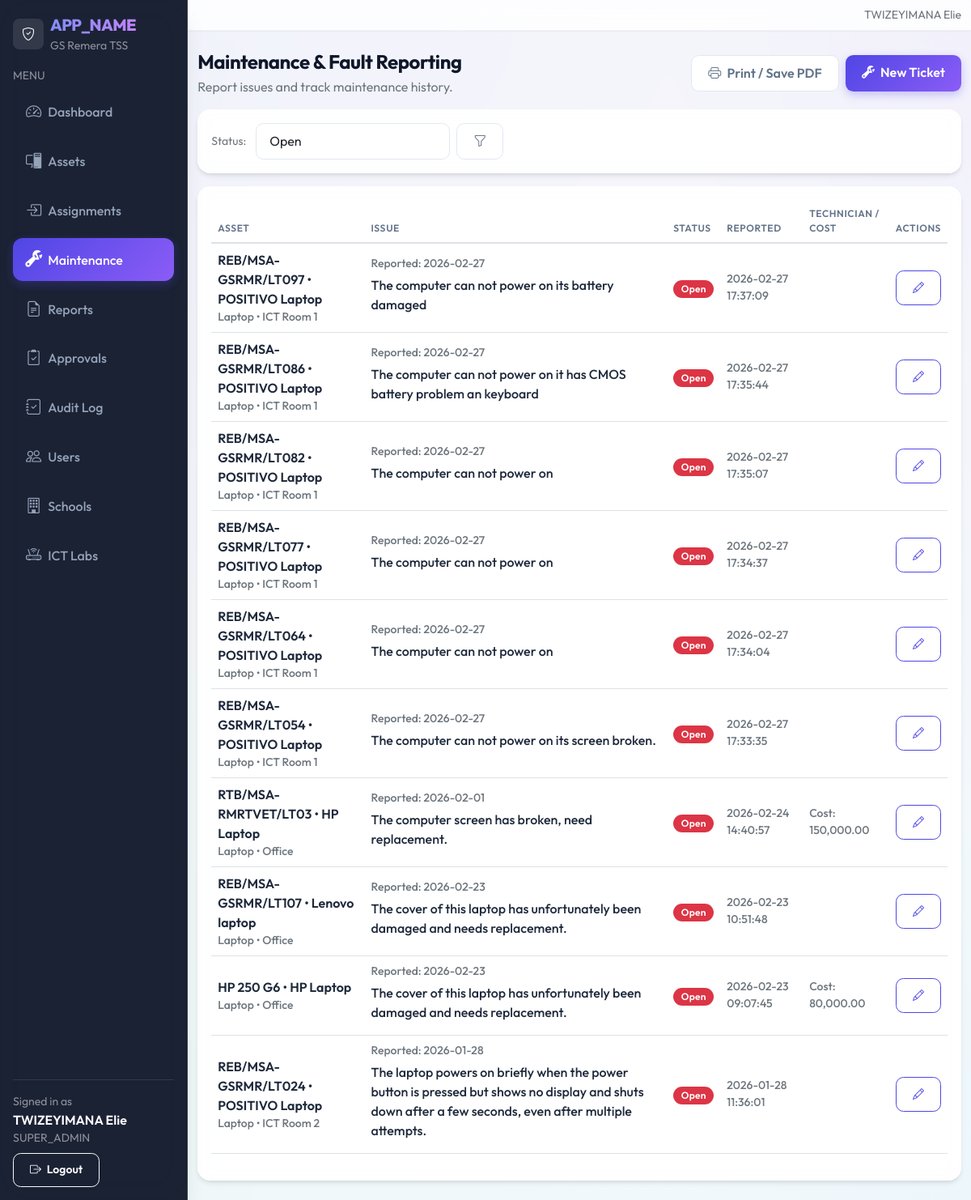
Before: /teacher/maintenance/index.php (signed in) with the older database file.
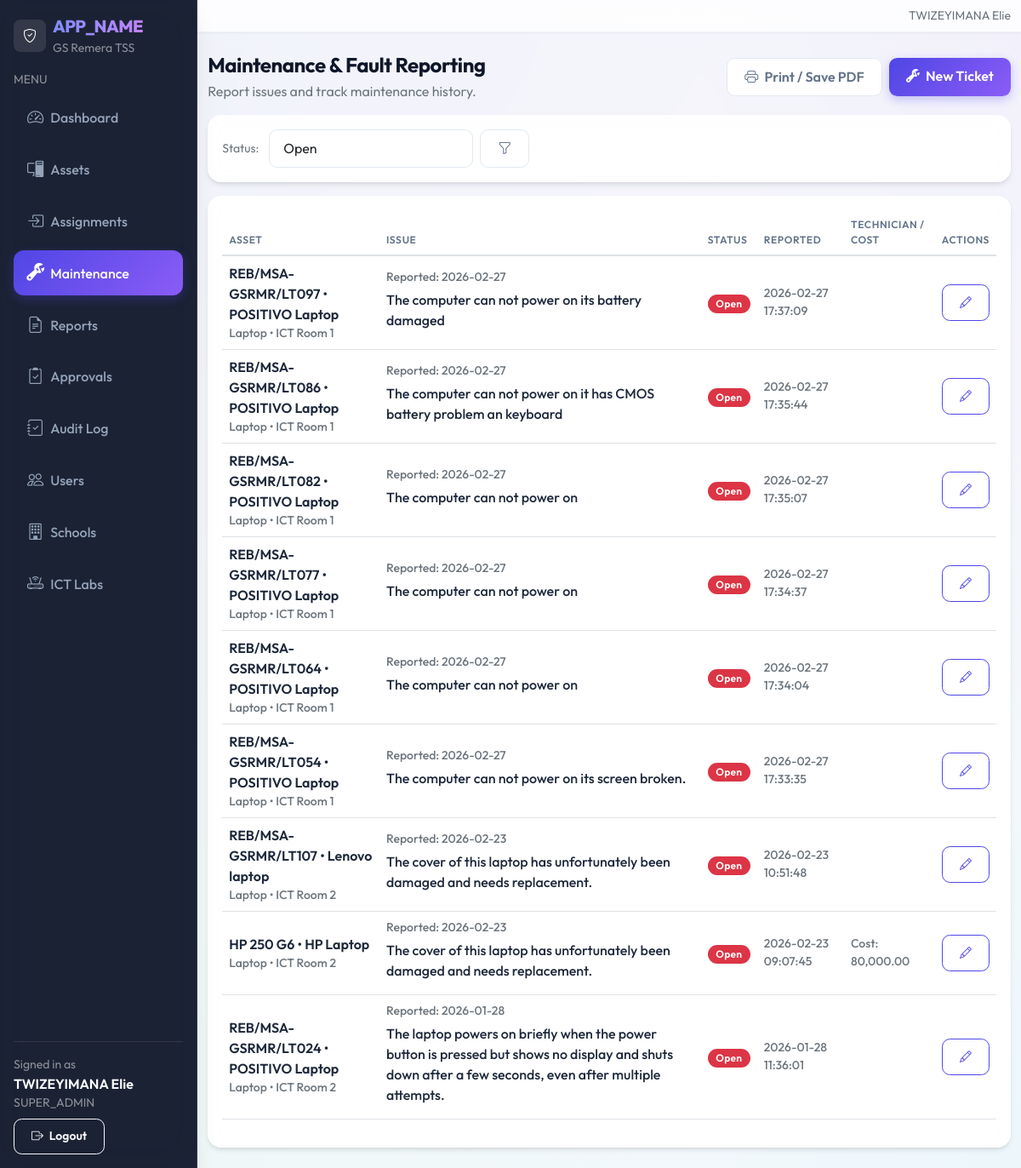
After: the same page with the newer database file.
### tables this page shows
CREATE TABLE `maintenance_logs` (
  `id` int(10) UNSIGNED NOT NULL,
  `school_id` int(10) UNSIGNED NOT NULL,
  `asset_id` int(10) UNSIGNED NOT NULL,
  `issue_description` text NOT NULL,
  `reported_date` date NOT NULL,
  `resolved_date` date DEFAULT NULL,
  `action_taken` text,
  `technician_name` varchar(120) DEFAULT NULL,
  `cost` decimal(10,2) DEFAULT NULL,
  `status` enum('Open','In Progress','Resolved') NOT NULL DEFAULT 'Open',
  `created_by` int(10) UNSIGNED NOT NULL,
  `created_at` datetime NOT NULL DEFAULT CURRENT_TIMESTAMP
);

CREATE TABLE `assets` (
  `id` int(10) UNSIGNED NOT NULL,
  `school_id` int(10) UNSIGNED NOT NULL,
  `asset_code` varchar(40) NOT NULL,
  `asset_name` varchar(120) NOT NULL,
  `category_id` int(10) UNSIGNED NOT NULL,
  `brand` varchar(80) DEFAULT NULL,
  `model` varchar(80) DEFAULT NULL,
  `serial_number` varchar(80) DEFAULT NULL,
  `purchase_date` date DEFAULT NULL,
  `asset_condition` enum('New','Good','Fair','Damaged') NOT NULL DEFAULT 'Good',
  `power_adapter` enum('Yes','No') NOT NULL DEFAULT 'No',
  `power_adapter_status` enum('Working','Damaged','Missing','N/A') NOT NULL DEFAULT 'N/A',
  `display_cable` enum('Yes','No') NOT NULL DEFAULT 'No',
  `display_cable_type` enum('HDMI','VGA','DisplayPort','DVI','USB-C','Other','N/A') NOT NULL DEFAULT 'N/A',
  `display_cable_status` enum('Working','Damaged','Missing','N/A') NOT NULL DEFAULT 'N/A',
  `status` enum('Available','In Use','Maintenance','Lost','Faulty') NOT NULL DEFAULT 'Available',
  `location_id` int(10) UNSIGNED NOT NULL,
  `image_path` varchar(255) DEFAULT NULL,
  `notes` text,
  `created_at` datetime NOT NULL DEFAULT CURRENT_TIMESTAMP,
  `updated_at` datetime DEFAULT NULL ON UPDATE CURRENT_TIMESTAMP
);

CREATE TABLE `asset_categories` (
  `id` int(10) UNSIGNED NOT NULL,
  `school_id` int(10) UNSIGNED NOT NULL,
  `name` varchar(80) NOT NULL
);

CREATE TABLE `locations` (
  `id` int(10) UNSIGNED NOT NULL,
  `school_id` int(10) UNSIGNED NOT NULL,
  `name` varchar(80) NOT NULL
);

### includes/url.php (called while the page is built, shortened)
<?php
function base_url(): string
{
  $b = defined('BASE_URL') ? (string)BASE_URL : '';
  $b = rtrim($b, '/');
  return $b;
}
function url(string $path): string
{
  $full = base_url() . $path;
  return $full === '' ? '/' : $full;
}

### teacher/maintenance/index.php (the view, shortened to what the changed rows need)
<?php
require_once __DIR__ . '/../../includes/layout.php';
require_once __DIR__ . '/../../includes/url.php';
$pdo = db();
$statusFilter = trim($_GET['status'] ?? 'open');
$sid = (int)$_SESSION['user']['school_id'];
$whereClauses = ["ml.school_id = :sid"];
if ($statusFilter === 'open') {
  $whereClauses[] = "ml.status = 'Open'";
} elseif ($statusFilter === 'inprogress') {
  $whereClauses[] = "ml.status = 'In Progress'";
} elseif ($statusFilter === 'resolved') {
  $whereClauses[] = "ml.status = 'Resolved'";
}
$where = "WHERE " . implode(" AND ", $whereClauses);
$stmt = $pdo->prepare("
  SELECT
    ml.*,
    a.asset_code, a.asset_name, a.status AS asset_status,
    c.name AS category_name,
    l.name AS location_name
  FROM maintenance_logs ml
  JOIN assets a ON a.id = ml.asset_id
  JOIN asset_categories c ON c.id = a.category_id
  JOIN locations l ON l.id = a.location_id
  {$where}
  ORDER BY ml.id DESC
  LIMIT 200
");
$params = [':sid' => $sid];
$stmt->execute($params);
$rows = $stmt->fetchAll();
layout_header('Maintenance', 'maintenance');
?>
<div class="d-flex align-items-center justify-content-between flex-wrap gap-2 mb-3">
  <div>
    <h1 class="h4 mb-1">Maintenance & Fault Reporting</h1>
  </div>
</div>
<div class="card table-card">
  <div class="card-body">
    <div class="table-responsive">
      <table class="table align-middle">
        <thead>
          <tr class="text-secondary small">
            <th>Asset</th>
            <th>Issue</th>
            <th>Status</th>
            <th>Reported</th>
            <th>Technician / Cost</th>
            <th class="text-end">Actions</th>
          </tr>
        </thead>
        <tbody>
          <?php foreach ($rows as $m): ?>
            <tr>
              <td>
                <div class="fw-semibold"><?php echo htmlspecialchars($m['asset_code']); ?> • <?php echo htmlspecialchars($m['asset_name']); ?></div>
                <div class="small text-secondary"><?php echo htmlspecialchars($m['category_name']); ?> • <?php echo htmlspecialchars($m['location_name']); ?></div>
              </td>
              <td>
                <div class="small text-secondary mb-1">Reported: <?php echo htmlspecialchars($m['reported_date']); ?></div>
                <div class="mb-2"><?php echo nl2br(htmlspecialchars($m['issue_description'])); ?></div>
              </td>
              <td>
                <?php
                  $badge = 'secondary';
                  if ($m['status'] === 'Open') $badge = 'danger';
                  elseif ($m['status'] === 'In Progress') $badge = 'warning';
                  elseif ($m['status'] === 'Resolved') $badge = 'success';
                ?>
                <span class="badge text-bg-<?php echo $badge; ?>"><?php echo htmlspecialchars($m['status']); ?></span>
              </td>
              <td class="small text-secondary">
                <?php echo htmlspecialchars($m['created_at']); ?>
              </td>
              <td class="small text-secondary">
                <?php if ($m['cost'] !== null): ?>
                  Cost: <?php echo htmlspecialchars(number_format((float)$m['cost'], 2)); ?>
                <?php endif; ?>
              </td>
              <td class="text-end">
                <a class="btn btn-sm btn-outline-primary"
                   href="<?php echo htmlspecialchars(url('/teacher/maintenance/edit.php')); ?>?id=<?php echo (int)$m['id']; ?>">
                  <i class="bi bi-pencil"></i>
                </a>
              </td>
            </tr>
          <?php endforeach; ?>
        </tbody>
      </table>
    </div>
  </div>
</div>
<?php layout_footer(); ?>

### includes/layout.php (shortened to what the changed rows need)
<?php
require_once __DIR__ . '/url.php';
function layout_header(string $title, string $active = ''): void
{
  $navItems = [
    ['label' => 'Dashboard',    'icon' => 'bi-speedometer2',      'href' => url('/index.php'),                         'key' => 'dashboard',   'roles' => ['super_admin','it_technician','teacher','head_teacher']],
    ['label' => 'Assets',       'icon' => 'bi-pc-display',        'href' => url('/admin/assets/index.php'),            'key' => 'assets',      'roles' => ['super_admin','it_technician','teacher','head_teacher']],
    ['label' => 'Assignments',  'icon' => 'bi-box-arrow-in-right','href' => url('/teacher/assignments/index.php'),     'key' => 'assignments', 'roles' => ['super_admin','it_technician','teacher','head_teacher']],
    ['label' => 'Maintenance',  'icon' => 'bi-wrench-adjustable', 'href' => url('/teacher/maintenance/index.php'),     'key' => 'maintenance', 'roles' => ['super_admin','it_technician','teacher','head_teacher']],
    ['label' => 'Reports',      'icon' => 'bi-file-earmark-text', 'href' => url('/reports/index.php'),                 'key' => 'reports',     'roles' => ['super_admin','it_technician','head_teacher']],
    ['label' => 'Approvals',    'icon' => 'bi-clipboard2-check',  'href' => url('/admin/approvals/index.php'),          'key' => 'approvals',   'roles' => ['super_admin','head_teacher']],
    ['label' => 'Audit Log',    'icon' => 'bi-journal-check',     'href' => url('/admin/audit/index.php'),             'key' => 'audit',       'roles' => ['super_admin','it_technician']],
    ['label' => 'Users',        'icon' => 'bi-people',            'href' => url('/admin/users/index.php'),             'key' => 'users',       'roles' => ['super_admin']],
    ['label' => 'Schools',      'icon' => 'bi-building',          'href' => url('/admin/schools/index.php'),           'key' => 'schools',     'roles' => ['super_admin']],
    ['label' => 'ICT Labs',     'icon' => 'bi-router',            'href' => url('/admin/locations/index.php'),         'key' => 'locations',   'roles' => ['super_admin']],
  ];
  ?>
  <!doctype html>
  <html lang="en">
  <head>
    <link href="https://cdn.jsdelivr.net/npm/bootstrap@5.3.3/dist/css/bootstrap.min.css" rel="stylesheet">
    <link href="https://cdn.jsdelivr.net/npm/bootstrap-icons@1.11.3/font/bootstrap-icons.min.css" rel="stylesheet">
    <link href="<?php echo htmlspecialchars(url('/assets/css/app.css')); ?>" rel="stylesheet">
  </head>
  <body>
    <div class="d-flex app-shell">
      <aside class="sidebar d-none d-md-flex flex-column p-3">
        <nav class="nav nav-pills flex-column gap-1">
          <?php foreach ($navItems as $item): ?>
            <a class="nav-link <?php echo ($active === $item['key']) ? 'active' : ''; ?>"
               href="<?php echo htmlspecialchars($item['href']); ?>">
              <i class="bi <?php echo htmlspecialchars($item['icon']); ?> me-2"></i>
              <?php echo htmlspecialchars($item['label']); ?>
            </a>
          <?php endforeach; ?>
        </nav>
      </aside>
      <main class="content">
        <div class="container-fluid py-4">
  <?php
}
function layout_footer(): void
{
  ?>
        </div>
      </main>
    </div>
  </body>
  </html>
  <?php
}

Changed rows visible on the page:
no longer on this page (row edited): maintenance_logs: asset.asset_code "RTB/MSA-RMRTVET/LT03", asset.asset_name "HP Laptop", asset_categories.name "Laptop", locations.name "Office", reported_date "2026-02-01", issue_description "The computer screen has broken, need replacement.", status "Open", created_at "2026-02-24 14:40:57", cost "150,000.00"
computed for maintenance_logs "REB/MSA-GSRMR/LT107": locations.name "Office" → "ICT Room 2"
computed for maintenance_logs "HP 250 G6": locations.name "Office" → "ICT Room 2"
